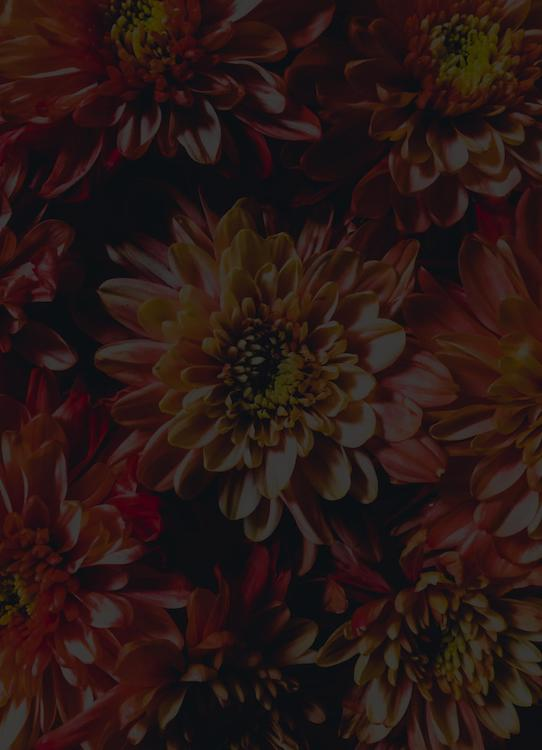
#> input picture Images/week4/dark-flowers.jpg, 542 x 750 px
$ python 49.Histogram_Equalization.py
#> lines starting #> are read from the running program, lines starting #| are printed output that depends on the picture
import cv2
import numpy as np
import matplotlib.pyplot as plt
plt.rc('image', cmap = 'gray')


path = "Images/week4/dark-flowers.jpg"
img = cv2.imread(path, cv2.IMREAD_COLOR)
#> img is the input picture: shape (750, 542, 3); mean B, G, R 20.1, 22.7, 40.4

# Below if for gray scale images contrast enhancement
'''
gray = cv2.cvtColor(img, cv2.COLOR_BGR2GRAY)
new = cv2.equalizeHist(gray)


plt.subplot(1,2,1);plt.imshow(gray)
plt.subplot(1,2,2);plt.hist(gray.flatten(),256, [0,256])
plt.show()

plt.subplot(1,2,1);plt.imshow(new)
plt.subplot(1,2,2);plt.hist(new.flatten(),256, [0,256])
plt.show()
'''

# Below isfor color images, only equalizeHist the intensity channel like v in hsv
hsv  = cv2.cvtColor(img, cv2.COLOR_BGR2HSV)
#> hsv: shape (750, 542, 3); mean H, S, V 74.1, 131.9, 41
hsv[:,:,2] = cv2.equalizeHist(hsv[:,:,2])
#> hsv: shape (750, 542, 3); mean H, S, V 74.1, 131.9, 130.1
new = cv2.cvtColor(hsv, cv2.COLOR_HSV2BGR)
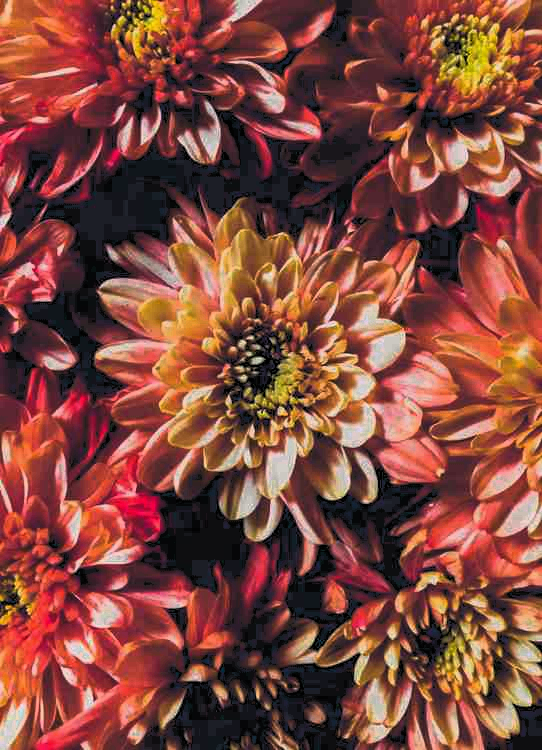
#> new: shape (750, 542, 3); mean B, G, R 60.4, 70.6, 129.1
cv2.imshow("Orig",img)
cv2.imshow("Equalized",new)
cv2.waitKey(0)
cv2.destroyAllWindows()

plt.subplot(1,2,1);plt.imshow(img[:,:,2])
plt.subplot(1,2,2);plt.hist(img[:,:,2].flatten(),256, [0,256])
plt.show()
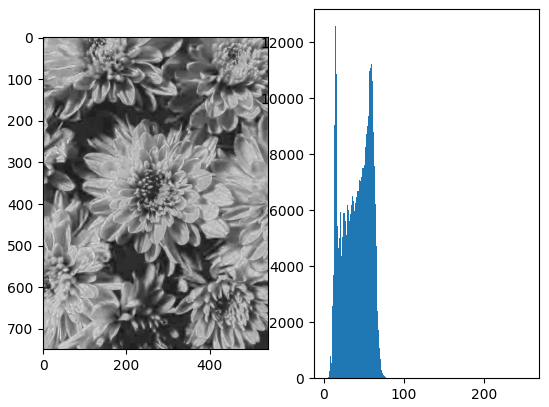
#> figure drawn by matplotlib, 2 panels; panel 2: tallest bar 12564 high, from x = 14 to 15

plt.subplot(1,2,1);plt.imshow(new[:,:,2])
plt.subplot(1,2,2);plt.hist(new[:,:,2].flatten(),256, [0,256])
plt.show()
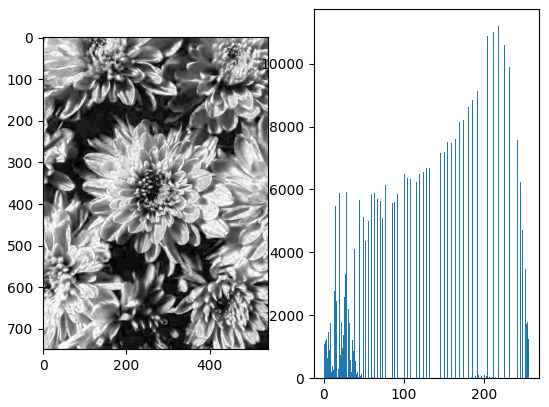
#> figure drawn by matplotlib, 2 panels; panel 2: tallest bar 11190 high, from x = 218 to 219
